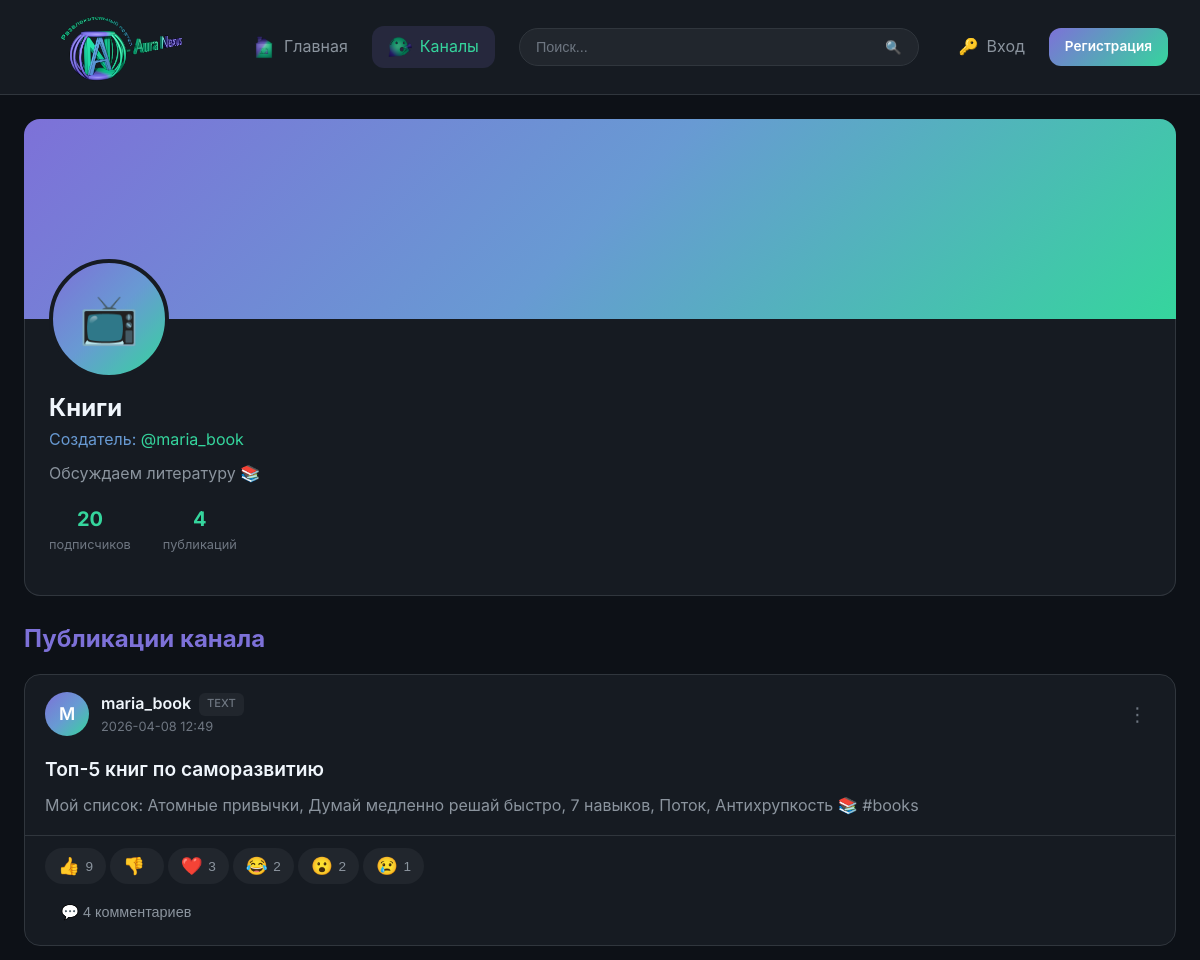
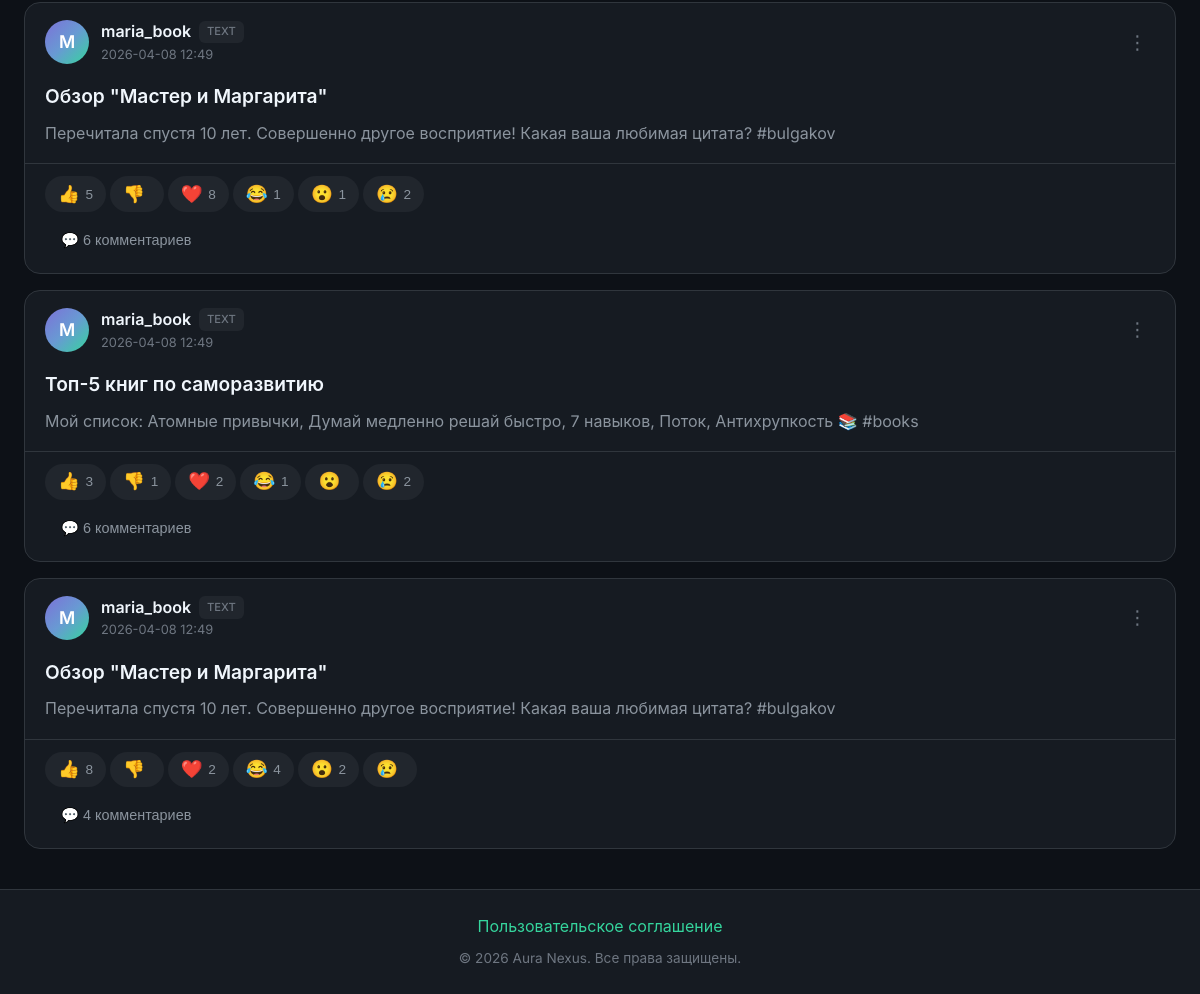
/channel/7, run on the app's committed database (2 pictures, top to bottom).
### tables this page shows
CREATE TABLE channels (
            id INTEGER PRIMARY KEY AUTOINCREMENT,
            name TEXT UNIQUE NOT NULL,
            description TEXT,
            avatar TEXT,
            banner TEXT,
            creator_id INTEGER NOT NULL,
            created_at TEXT DEFAULT CURRENT_TIMESTAMP,
            FOREIGN KEY (creator_id) REFERENCES users(id)
        );

CREATE TABLE users (
            id INTEGER PRIMARY KEY AUTOINCREMENT,
            username TEXT UNIQUE NOT NULL,
            email TEXT UNIQUE NOT NULL,
            password TEXT NOT NULL,
            role TEXT DEFAULT 'user',
            avatar TEXT,
            banner TEXT,
            bio TEXT,
            is_banned INTEGER DEFAULT 0,
            ban_until TEXT,
            ban_reason TEXT,
            created_at TEXT DEFAULT CURRENT_TIMESTAMP
        );

CREATE TABLE posts (
            id INTEGER PRIMARY KEY AUTOINCREMENT,
            user_id INTEGER NOT NULL,
            channel_id INTEGER,
            post_type TEXT NOT NULL,
            title TEXT,
            content TEXT,
            file_path TEXT,
            is_story INTEGER DEFAULT 0,
            story_expires_at TEXT,
            created_at TEXT DEFAULT CURRENT_TIMESTAMP,
            FOREIGN KEY (user_id) REFERENCES users(id),
            FOREIGN KEY (channel_id) REFERENCES channels(id)
        );

### app.py (the view)
@app.route('/channel/<int:channel_id>')
def channel_view(channel_id):
    conn = get_db()
    channel = conn.execute('''
        SELECT c.*, u.username as creator_name
        FROM channels c
        JOIN users u ON c.creator_id = u.id
        WHERE c.id = ?
    ''', (channel_id,)).fetchone()
    if not channel:
        abort(404)
    sub_count = conn.execute('SELECT COUNT(*) as c FROM channel_subscribers WHERE channel_id = ?', (channel_id,)).fetchone()['c']
    posts = conn.execute('''
        SELECT p.*, u.username, u.avatar,
               (SELECT COUNT(*) FROM comments WHERE post_id = p.id) as comment_count
        FROM posts p
        JOIN users u ON p.user_id = u.id
        WHERE p.channel_id = ?
        ORDER BY p.created_at DESC
    ''', (channel_id,)).fetchall()
    posts_with_data = []
    for post in posts:
        post_dict = dict(post)
        reactions = conn.execute('''
            SELECT reaction_type, COUNT(*) as count
            FROM reactions WHERE post_id = ? GROUP BY reaction_type
        ''', (post['id'],)).fetchall()
        post_dict['reactions'] = {r['reaction_type']: r['count'] for r in reactions}
        files = conn.execute('SELECT * FROM post_files WHERE post_id = ?', (post['id'],)).fetchall()
        post_dict['files'] = [dict(f) for f in files]
        posts_with_data.append(post_dict)
    user = get_current_user()
    is_subscribed = False
    if user:
        is_subscribed = conn.execute(
            'SELECT 1 FROM channel_subscribers WHERE user_id = ? AND channel_id = ?',
            (user['id'], channel_id)
        ).fetchone() is not None
    chat_messages = get_chat_messages() if user else []
    return render_template(
        'channel/view.html',
        channel=channel,
        sub_count=sub_count,
        posts=posts_with_data,
        is_subscribed=is_subscribed,
        chat_messages=chat_messages
    )

### app.py (called while the page is built, shortened)
def get_db():
    if 'db' not in g:
        g.db = sqlite3.connect(DATABASE, timeout=30)
        g.db.row_factory = sqlite3.Row
        g.db.execute('PRAGMA journal_mode=WAL')
        g.db.execute('PRAGMA busy_timeout=30000')
    return g.db

def get_current_user():
    if 'user_id' not in session:
        return None

@app.context_processor
def inject_globals():
    user = get_current_user()
    notif_count = get_unread_notifications_count(user['id']) if user else 0
    msg_count = get_unread_messages_count(user['id']) if user else 0
    pending_reports = get_pending_reports_count() if user and user['role'] in ['admin', 'moderator'] else 0
    return {
        'current_user': user,
        'notification_count': notif_count,
        'message_count': msg_count,
        'pending_reports_count': pending_reports,
        'REACTION_TYPES': REACTION_TYPES,
        'REPORT_CATEGORIES': REPORT_CATEGORIES,
    }

### templates/channel/view.html (shortened to what this page needs)
{% extends 'base.html' %}
{% block content %}
<div class="profile-header">
    <div class="profile-banner">
    </div>
    <div class="profile-info">
        <div class="profile-avatar">
            {% if channel.avatar %}
            <img src="{{ url_for('uploaded_file', filename=channel.avatar) }}" alt="">
            {% else %}
            📺
            {% endif %}
        </div>
        <div class="profile-details">
            <h1 class="profile-name">{{ channel.name }}</h1>
            <p class="profile-username">Создатель: <a href="/profile/{{ channel.creator_name }}">@{{ channel.creator_name }}</a></p>
            {% if channel.description %}
            <p class="profile-bio">{{ channel.description }}</p>
            {% endif %}
            <div class="profile-stats">
                <div class="profile-stat">
                    <div class="profile-stat-value">{{ sub_count }}</div>
                    <div class="profile-stat-label">подписчиков</div>
                </div>
                <div class="profile-stat">
                    <div class="profile-stat-value">{{ posts|length }}</div>
                    <div class="profile-stat-label">публикаций</div>
                </div>
            </div>
        </div>
    </div>
</div>
<h2 class="section-title">Публикации канала</h2>
{% for post in posts %}
{% include 'components/post_card.html' %}
{% endfor %}
{% endblock %}

### templates/components/post_card.html (shortened to what this page needs)
<article class="post-card" id="post-{{ post.id }}" data-type="{{ post.post_type }}">
    <div class="post-header">
        <a href="/profile/{{ post.username }}" class="post-avatar">
            {% if post.avatar %}
            <img src="{{ url_for('uploaded_file', filename=post.avatar) }}" alt="">
            {% else %}
            {{ post.username[0]|upper }}
            {% endif %}
        </a>
        <div class="post-meta">
            <div class="post-author">
                <a href="/profile/{{ post.username }}">{{ post.username }}</a>
                <span class="post-badge {{ post.post_type }}">{{ post.post_type }}</span>
            </div>
            <div class="post-time">
                <span>{{ post.created_at[:16] }}</span>
            </div>
        </div>
        <div class="dropdown post-options">
            <button class="post-options-btn">⋮</button>
        </div>
    </div>
    <div class="post-content">
        {% if post.title %}
        <h2 class="post-title">{{ post.title }}</h2>
        {% endif %}
        {% if post.post_type == 'article' %}
        <div class="post-text truncated" data-full-text="true">
            {{ post.content|safe }}
        </div>
        <button class="read-more-btn" data-post-id="{{ post.id }}">Читать далее ↓</button>
        {% else %}
        <div class="post-text {% if post.content and post.content|length > 500 %}truncated{% endif %}"
             {% if post.content and post.content|length > 500 %}data-full-text="true"{% endif %}>
            <p>{{ post.content }}</p>
        </div>
        {% endif %}
    </div>
    <div class="post-reactions" data-post-reactions="{{ post.id }}">
        {% set reactions_map = {'like': '👍', 'dislike': '👎', 'love': '❤️', 'laugh': '😂', 'wow': '😮', 'sad': '😢'} %}
        {% for reaction_type in REACTION_TYPES %}
        <button class="reaction-btn {% if post.user_reaction == reaction_type %}active{% endif %}"
                data-post-id="{{ post.id }}"
                data-reaction="{{ reaction_type }}">
            <span class="emoji">{{ reactions_map[reaction_type] }}</span>
            <span class="reaction-count">{% if post.reactions and post.reactions.get(reaction_type) %}{{ post.reactions[reaction_type] }}{% endif %}</span>
        </button>
        {% endfor %}
    </div>
    <div class="post-actions">
        <button class="action-btn toggle-comments" data-post-id="{{ post.id }}">
            💬 {{ post.comment_count or 0 }} комментариев
        </button>
    </div>
</article>

### data on the page
channels: name "Книги", description "Обсуждаем литературу 📚"
users: creator_name "maria_book"
posts: username "M", username "maria_book", post_type "TEXT", created_at "2026-04-08 12:49", title "Топ-5 книг по саморазвитию", content "Мой список: Атомные привычки, Думай медленно решай быстро, 7 навыков, Поток, Антихрупкость 📚 #books", reactions_map "👍" "👎" "❤️" "😂" "😮" "😢", reactions "9" "3" "2" "2" "1", comment_count "4"
posts: username "M", username "maria_book", post_type "TEXT", created_at "2026-04-08 12:49", title "Обзор \"Мастер и Маргарита\"", content "Перечитала спустя 10 лет. Совершенно другое восприятие! Какая ваша любимая цитата? #bulgakov", reactions_map "👍" "👎" "❤️" "😂" "😮" "😢", reactions "5" "8" "1" "1" "2", comment_count "6"
posts: username "M", username "maria_book", post_type "TEXT", created_at "2026-04-08 12:49", title "Топ-5 книг по саморазвитию", content "Мой список: Атомные привычки, Думай медленно решай быстро, 7 навыков, Поток, Антихрупкость 📚 #books", reactions_map "👍" "👎" "❤️" "😂" "😮" "😢", reactions "3" "1" "2" "1" "2", comment_count "6"
posts: username "M", username "maria_book", post_type "TEXT", created_at "2026-04-08 12:49", title "Обзор \"Мастер и Маргарита\"", content "Перечитала спустя 10 лет. Совершенно другое восприятие! Какая ваша любимая цитата? #bulgakov", reactions_map "👍" "👎" "❤️" "😂" "😮" "😢", reactions "8" "2" "4" "2", comment_count "4"

### other printed values
{{ sub_count }} "20"
{{ posts|length }} "4"
